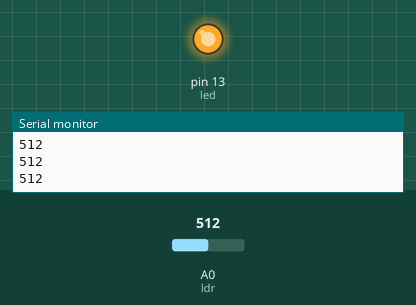
Recording of a sketch running on a simulated Arduino Uno, built with avr-gcc and run on an emulated ATmega328P. Shown: output pins drawn as LEDs (lit = HIGH), the last lines printed to the serial monitor. The test bench sets the inputs (shaded band); at power-on: A0 (ldr) = 512.

Above: at 1.2 s.
1.3 s: A0 (ldr) set to 790
2.8 s: A0 (ldr) set to 809
At 3.4 s:
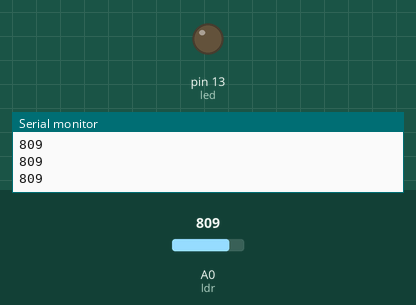
4.3 s: A0 (ldr) set to 716
At 4.8 s:
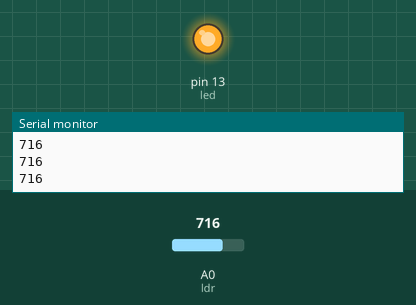
5.8 s: A0 (ldr) set to 810
At 7.3 s:
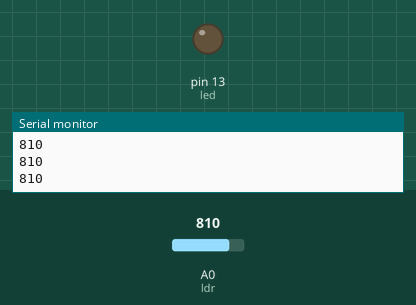
Timing chart, 0 to 8.3 s (numbered marks = the images above; inputs shaded):
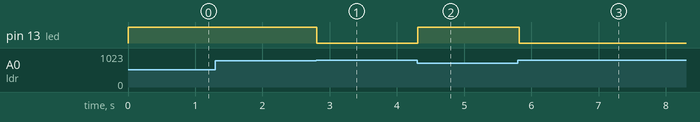

Measured:
- the behaviour switches between 800 and 801 on A0 (ldr) (found by bisection; images 0 and 1)
- after the input at 2.8 s, pin 13 (led): HIGH → LOW at once
- after the input at 4.3 s, pin 13 (led): LOW → HIGH at once
- after the input at 5.8 s, pin 13 (led): HIGH → LOW at once

The sketch:

LDR_simple_arduino.ino
```cpp
#define ldr A0
#define led 13

int ldrValue ;

void setup() {
  Serial.begin(115200);
  pinMode(ldr, INPUT);
  pinMode(led, OUTPUT);
  // put your setup code here, to run once:

}

void loop() {
  ldrValue = analogRead(ldr);
  Serial.println(ldrValue);
  if (ldrValue > 800){
    digitalWrite(led, 0);
  }else{
    digitalWrite(led, 1);
  }
  delay(100);
  // put your main code here, to run repeatedly:

}
```
